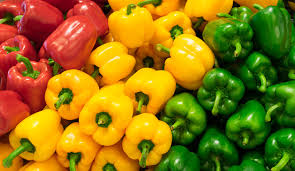
%> input picture images/peppers.jpeg, 295 x 171 px
$ octave task2_rgb.m   (GNU Octave 9; MATLAB toolbox functions it lacks are replaced by stand-ins)
%> lines starting %> are read from the running program, lines starting %| are printed output that depends on the picture
color_img = imread('images/peppers.jpeg');
%> color_img is the input picture: size 171x295x3 uint8; mean R, G, B 145.1, 114.8, 14.7

R = color_img(:,:,1);
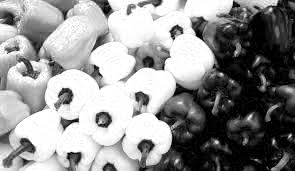
%> R: size 171x295 uint8; min 0, max 255, mean 145.1
G = color_img(:,:,2);
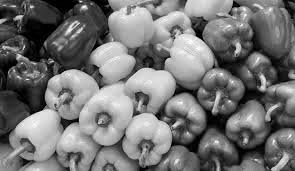
%> G: size 171x295 uint8; min 0, max 255, mean 114.8
B = color_img(:,:,3);
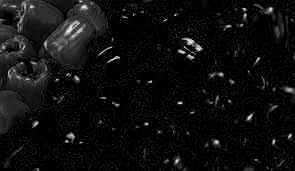
%> B: size 171x295 uint8; min 0, max 254, mean 14.7


subplot(1,3,1); imshow(R); title('Red Channel');
subplot(1,3,2); imshow(G); title('Green Channel');
subplot(1,3,3); imshow(B); title('Blue Channel');
if ~exist('images/out', 'dir')
    mkdir('images/out');
end
imwrite(R, 'images/out/red_peppers.jpeg');
imwrite(G, 'images/out/green_peppers.jpeg');
imwrite(B, 'images/out/blue_peppers.jpeg');

$ run again, with images/trees.jpeg copied over images/peppers.jpeg
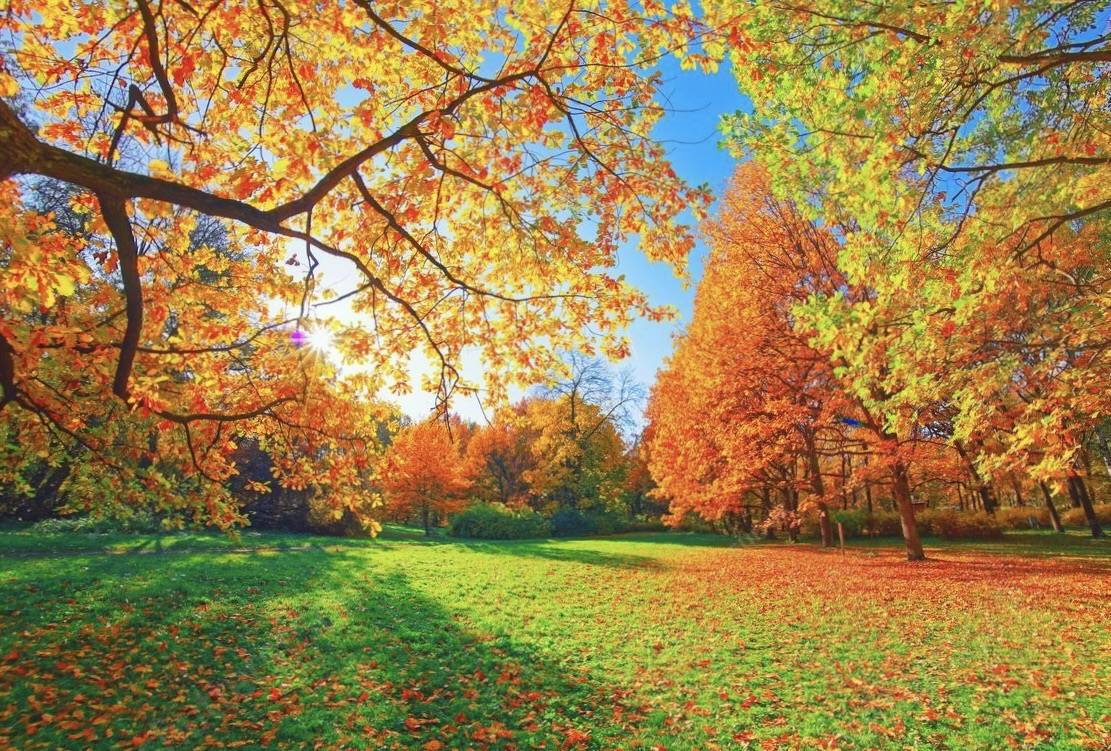
%> input picture images/trees.jpeg, 1111 x 751 px
%> color_img is the input picture: size 751x1111x3 uint8; mean R, G, B 154.8, 130, 76
%> `G = color_img(:,:,2);`:
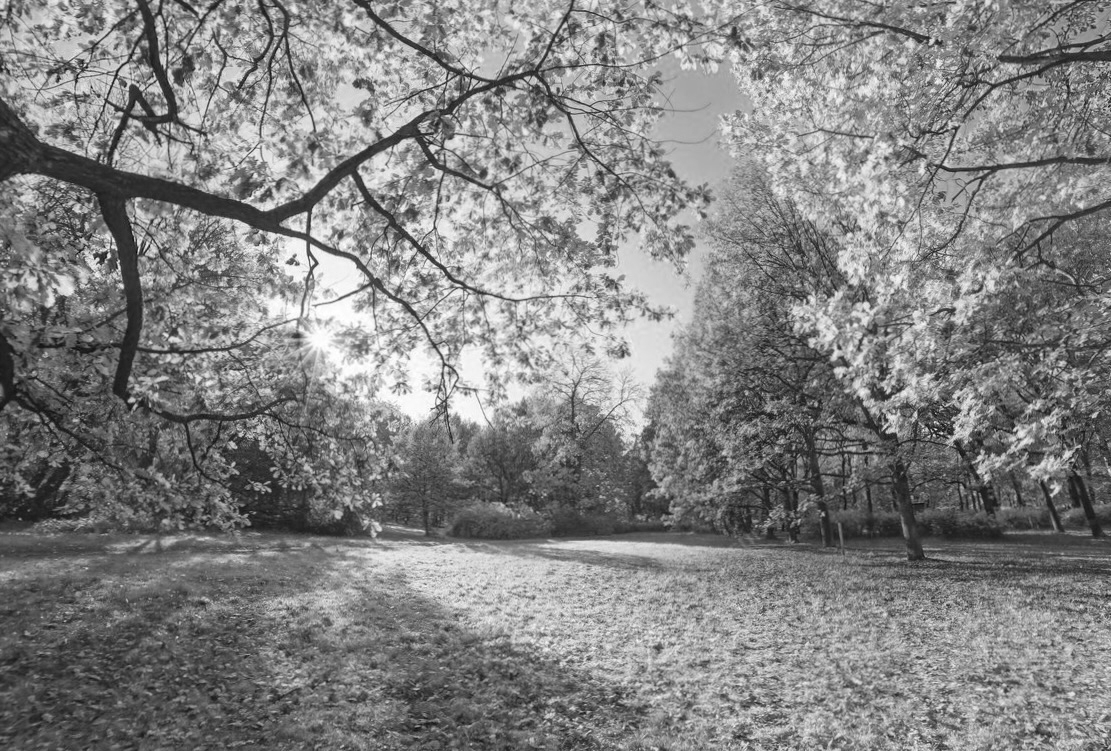
%> G: size 751x1111 uint8; min 2, max 255, mean 130
%> `B = color_img(:,:,3);`:
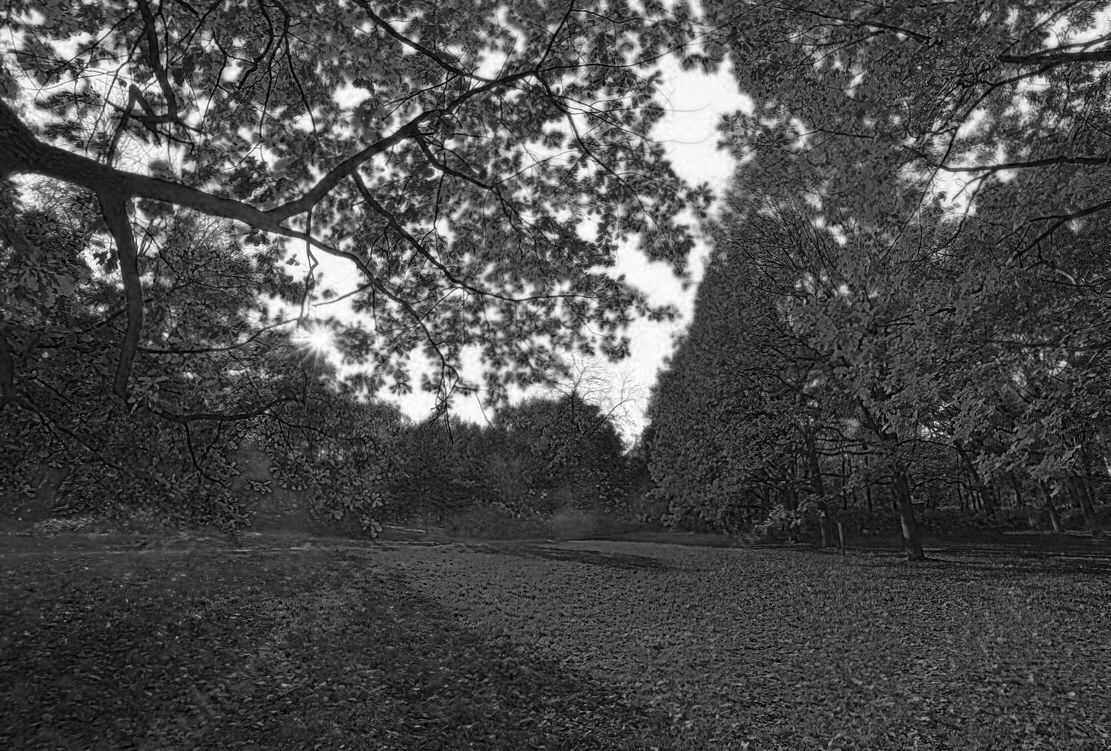
%> B: size 751x1111 uint8; min 0, max 255, mean 76
